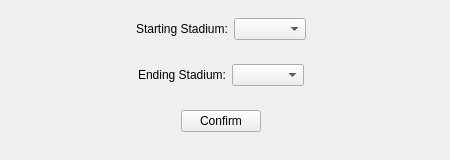
    <widget class="QWidget" name="shortest_distance_page">
     <widget class="QWidget" name="verticalLayoutWidget_3">
      <property name="geometry">
       <rect>
        <x>0</x>
        <y>0</y>
        <width>441</width>
        <height>151</height>
       </rect>
      </property>
      <layout class="QVBoxLayout" name="verticalLayout_3">
       <item>
        <layout class="QHBoxLayout" name="horizontalLayout_11">
         <item>
          <spacer name="horizontalSpacer_17">
           <property name="orientation">
            <enum>Qt::Horizontal</enum>
           </property>
           <property name="sizeHint" stdset="0">
            <size>
             <width>40</width>
             <height>20</height>
            </size>
           </property>
          </spacer>
         </item>
         <item>
          <widget class="QLabel" name="label_8">
           <property name="text">
            <string>Starting Stadium:</string>
           </property>
          </widget>
         </item>
         <item>
          <widget class="QComboBox" name="shortest_distance_stadium_1_combobox"/>
         </item>
         <item>
          <spacer name="horizontalSpacer_18">
           <property name="orientation">
            <enum>Qt::Horizontal</enum>
           </property>
           <property name="sizeHint" stdset="0">
            <size>
             <width>40</width>
             <height>20</height>
            </size>
           </property>
          </spacer>
         </item>
        </layout>
       </item>
       <item>
        <layout class="QHBoxLayout" name="horizontalLayout_12">
         <item>
          <spacer name="horizontalSpacer_19">
           <property name="orientation">
            <enum>Qt::Horizontal</enum>
           </property>
           <property name="sizeHint" stdset="0">
            <size>
             <width>40</width>
             <height>20</height>
            </size>
           </property>
          </spacer>
         </item>
         <item>
          <widget class="QLabel" name="label_9">
           <property name="text">
            <string>Ending Stadium:</string>
           </property>
          </widget>
         </item>
         <item>
          <widget class="QComboBox" name="shortest_distance_stadium_2_combobox"/>
         </item>
         <item>
          <spacer name="horizontalSpacer_20">
           <property name="orientation">
            <enum>Qt::Horizontal</enum>
           </property>
           <property name="sizeHint" stdset="0">
            <size>
             <width>40</width>
             <height>20</height>
            </size>
           </property>
          </spacer>
         </item>
        </layout>
       </item>
       <item>
        <layout class="QHBoxLayout" name="horizontalLayout_13">
         <item>
          <spacer name="horizontalSpacer_21">
           <property name="orientation">
            <enum>Qt::Horizontal</enum>
           </property>
           <property name="sizeHint" stdset="0">
            <size>
             <width>40</width>
             <height>20</height>
            </size>
           </property>
          </spacer>
         </item>
         <item>
          <widget class="QPushButton" name="shortest_distance_confirm_button">
           <property name="text">
            <string>Confirm</string>
           </property>
          </widget>
         </item>
         <item>
          <spacer name="horizontalSpacer_22">
           <property name="orientation">
            <enum>Qt::Horizontal</enum>
           </property>
           <property name="sizeHint" stdset="0">
            <size>
             <width>40</width>
             <height>20</height>
            </size>
           </property>
          </spacer>
         </item>
        </layout>
       </item>
      </layout>
     </widget>
    </widget>
